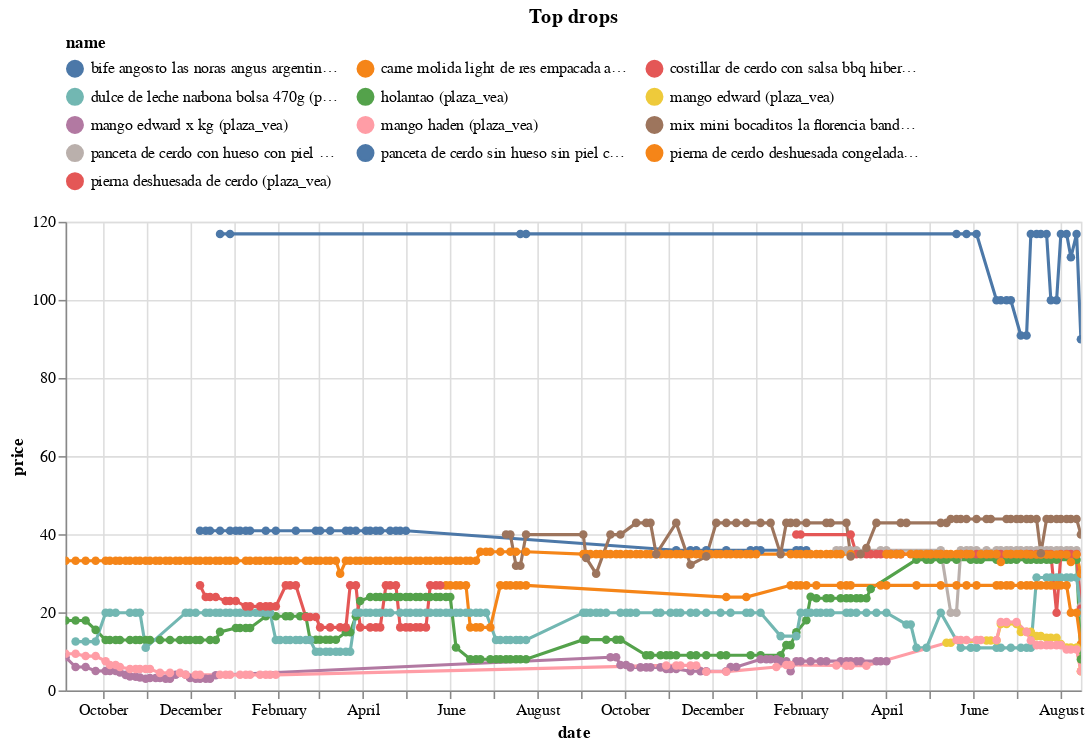

This figure's notebook cell:
### Code cell
(top_changes_abs
 .sort_values('change')
 .head(10)
 .pipe(plot_changes, 'Top drops')
)

### Figure 1 — Vega-Lite specification as saved in the notebook (floating-point values rounded to 4 significant figures; data arrays with more than 128 entries replaced by an {"elided": "..."} marker saying what was removed)
{"config": {"view": {"continuousWidth": 300, "continuousHeight": 300}, "legend": {"columns": 3, "orient": "top"}}, "data": {"name": "data-477451c1329d798dd885729e4a8c8e37"}, "mark": {"type": "line", "point": true}, "encoding": {"color": {"field": "name", "scale": {"domain": ["bife angosto las noras angus argentino (plaza_vea)", "carne molida light de res empacada al vacío el buen corte (plaza_vea)", "costillar de cerdo con salsa bbq hibero paquete 475g (plaza_vea)", "dulce de leche narbona bolsa 470g (plaza_vea)", "holantao (plaza_vea)", "mango edward (plaza_vea)", "mango edward x kg (plaza_vea)", "mango haden (plaza_vea)", "mix mini bocaditos la florencia bandeja 46un (plaza_vea)", "panceta de cerdo con hueso con piel congelado x kg (plaza_vea)", "panceta de cerdo sin hueso sin piel congelada (plaza_vea)", "pierna de cerdo deshuesada congelada x kg (plaza_vea)", "pierna deshuesada de cerdo (plaza_vea)"]}, "type": "nominal"}, "tooltip": [{"field": "name", "type": "nominal"}, {"field": "price", "type": "quantitative"}, {"field": "last_price", "type": "quantitative"}], "x": {"field": "date", "type": "temporal"}, "y": {"field": "price", "type": "quantitative"}}, "params": [{"name": "param_9", "select": {"type": "point", "fields": ["name"]}, "bind": "legend"}, {"name": "param_10", "select": {"type": "interval", "encodings": ["x", "y"]}, "bind": "scales"}], "title": "Top drops", "transform": [{"filter": {"param": "param_9"}}], "width": 650, "$schema": "https://vega.github.io/schema/vega-lite/v5.20.1.json", "datasets": {"data-477451c1329d798dd885729e4a8c8e37": {"elided": "866 records"}}}
